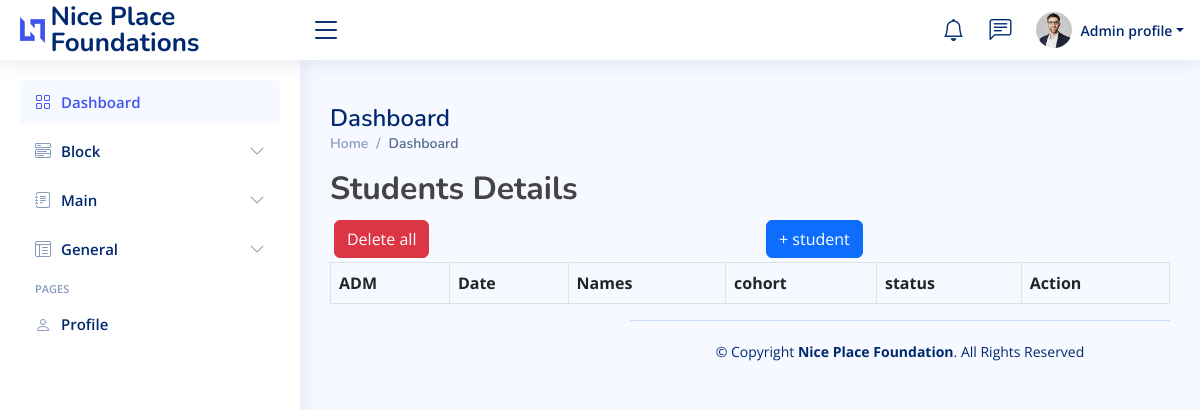
The page /home/students_detail/ on the database as committed earlier.
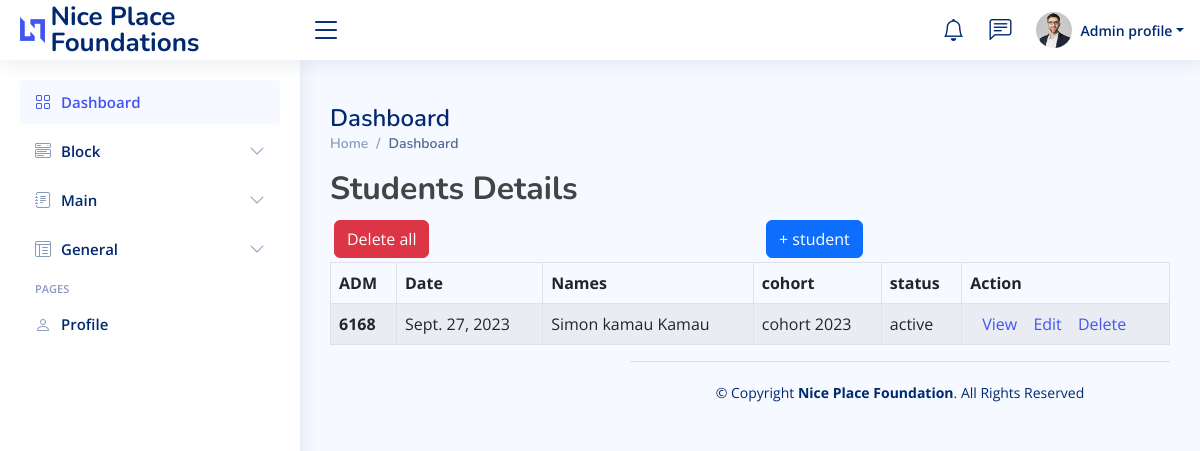
The same page on the database as committed later.
### app/models.py (models this page shows, shortened)
class Student(models.Model):
    STATUS_CHOICES = (
        ('active', 'active'),
        ('inactive', 'inactive')
    )
    admission_number = models.IntegerField(primary_key=True)
    first_name = models.CharField(max_length=200)
    middle_name = models.CharField(max_length=200)
    last_name = models.CharField(max_length=200)
    Type = models.CharField(max_length=255, null=True, blank=True)
    cohort = models.ForeignKey(School_blocks, on_delete=models.CASCADE)
    class_name = models.ForeignKey(class_block, on_delete=models.CASCADE)
    date_of_birth = models.DateTimeField(max_length=200)
    primary_school = models.CharField(max_length=200)
    high_school = models.CharField(max_length=255, null=True, blank=True)
    tertialy_school = models.CharField(max_length=255, null=True, blank=True)
    lever = models.CharField(max_length=255, null=True, blank=True)
    scholarship_npf = models.BooleanField(default=False)
    scholarship_other = models.BooleanField(default=False)
    home_village = models.CharField(max_length=255, null=True, blank=True)
    ward = models.CharField(max_length=255, null=True, blank=True)
    county = models.CharField(max_length=255, null=True, blank=True)
    guardian_first_name = models.CharField(max_length=200)
    guardian_middle_name = models.CharField(max_length=200)
    guardian_last_name = models.CharField(max_length=200)
    guardian_phone_number = models.CharField(max_length=200)
    guardian_relationship = models.CharField(max_length=200)
    date_of_admission = models.DateField(auto_now_add=True, blank=True, null=True)
    date_of_graduation = models.DateField(null=True, blank=True)
    duration = models.CharField(max_length=255, null=True, blank=True)
    student_photo = models.ImageField(blank=True, null=True, upload_to="upload/", default="a.png")
    status = models.CharField(max_length=255, choices = STATUS_CHOICES, null=True, blank=True)
    shelter = models.TextField(blank=True, null=True)

class School_blocks(models.Model):
    name = models.CharField(max_length=200)
    start_date = models.DateTimeField(auto_now = True)
    def __str__(self):
        return self.name

### app/student_views.py (the view)
# urls.py: path('students_detail/', student_views.students_detail, name='students_detail'),
def students_detail(request):
    students = Student.objects.all()
    context = {
        'students' : students
    }
    return render(request, 'Dashboard/students_detail.html', context)

### app/templates/Dashboard/students_detail.html (shortened to what this page needs)
{% extends "Dashboard/base.html" %}
{% load bootstrap5 %}
{% block content %}
<div class="container-xl">
  <div class="table-responsive">
      <div class="table-wrapper">
          <div class="table-title">
              <div class="row">
                  <div class="col-sm-8"><h2><b>Students</b> <b>Details</b></h2></div>
              </div>
          </div>
          <div class="row">
            <div class="col m-1">
                <button type="submit" class="btn btn-danger"><a style="color:white;" href="{% url 'students_delete' %}">Delete all</a></button>
            </div>
            <div class="col m-1">
               <a href="{% url 'student_create' %}"> <button type="submit" class="btn btn-primary">+ student</button></a>
            </div>
          </div>
          <table class="table table-striped table-hover table-bordered">
              <thead>
                  <tr>
                      <th scope="col">ADM</th>
                      <th scope="col">Date</th>
                      <th scope="col">Names</th>
                      <th scope="col">cohort</th>
                      <th scope="col">status </th>
                      <th scope="col">Action</th>
                  </tr>
              </thead>
              <tbody>
                {% for student in  students  %}
                <tr>
                  <th>{{ student.admission_number}}</th>
                  <td scope="row">{{ student.date_of_admission }}</td>
                  <td scope="col">{{ student.first_name }} {{ student.middle_name }} {{ student.last_name }}</td>
                  <td scope="col">{{ student.cohort }}</td>
                  <td scope="col">{{ student.status  }}</td>
                  <td>
                    <a href="{% url 'student_detail' student.pk %}" class="view" title="View" data-toggle="tooltip"><i class="material-icons">&#xE417;</i>View</a>
                    <a href="{% url 'student_update' student.pk %}" class="edit" title="Edit" data-toggle="tooltip"><i class="material-icons">&#xE254;</i>Edit</a>
                    <a href="{% url 'student_delete' student.pk %}" class="delete" title="Edit" data-toggle="tooltip"><i class="material-icons">&#xE517;</i>Delete</a>
             </td>
                </tr>
                {% endfor %}
              </tbody>
          </table>
      </div>
  </div>
</div>
{% endblock content %}

Rows that differ between the two databases and show on the page:
added Student: admission_number "6168", date_of_admission "Sept. 27, 2023", first_name "Simon", middle_name "kamau", last_name "Kamau", cohort "cohort 2023", status "active"
